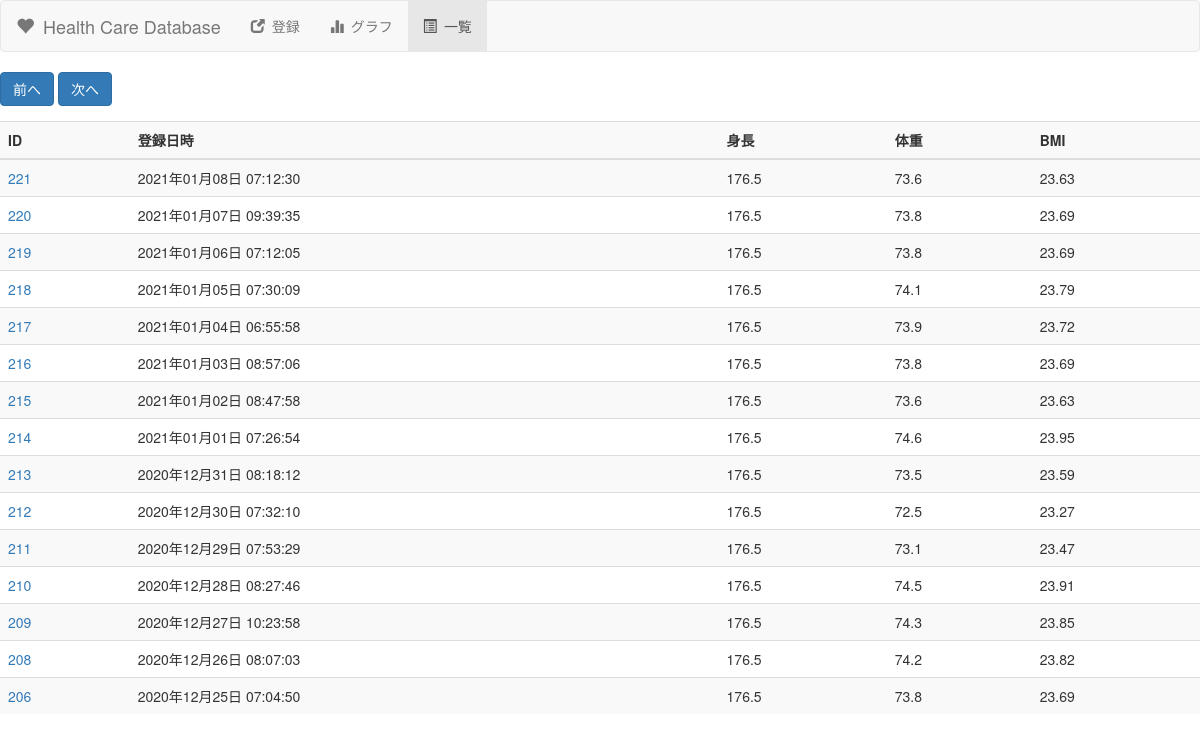
The app's page /, older data.
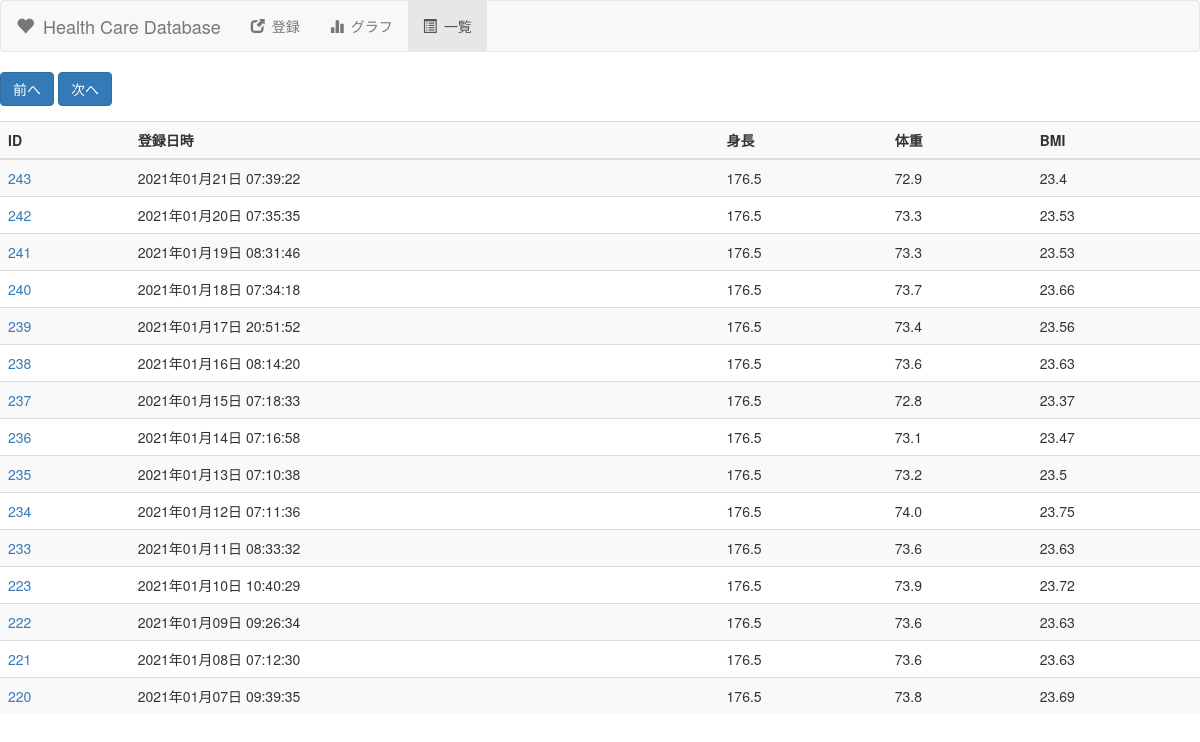
The same page, newer data.
### tables this page shows
CREATE TABLE health(
                          data_id INTEGER PRIMARY KEY AUTOINCREMENT
                        , regist_datetime TEXT
                        , height FLOAT
                        , weight FLOAT
                        , bmi FLOAT);

### web_health_manage.py (the view)
@app.route('/', methods=['GET'])
def get_index():
    return get_list()

### lib/com_db.py (called while the page is built)
    def select_range(self, limit, offset):
        conn = sqlite3.connect(self.db_file)
        curs = conn.cursor()
        select = '''SELECT
                          data_id
                        , strftime('%Y年%m月%d日 %H:%M:%S', regist_datetime)
                        , height
                        , weight
                        , bmi
                    FROM
                        health
                    ORDER BY
                        regist_datetime DESC
                    LIMIT ?
                    OFFSET ?'''
        curs.execute(select, (limit, offset))
        rows = curs.fetchall()
        curs.close()
        list = []
        for row in rows:
            health = Health(row[0], row[1], row[2], row[3], row[4])
            list.append(health)
        conn.close()
        return list

### web_health_manage.py (called while the page is built, shortened)
@app.route('/list', methods=['GET','POST'])
def get_list():
    page = 1
    LIMIT = 15
    offset = 0
    offset = page * LIMIT - LIMIT
    list = db_util.select_range(LIMIT, offset)
    return render_template('web_health_list.html', list=list, page=page)

### templates/web_health_list.html (shortened to what this page needs)
<!DOCTYPE html>
<html lang="ja">
	<head>
		<link href="https://maxcdn.bootstrapcdn.com/bootstrap/3.3.1/css/bootstrap.min.css" rel="stylesheet">
	</head>
    <body>
        <nav class="navbar navbar-default">
            <div class="container-fluid">
                <div class="navbar-header">
                    <a class="navbar-brand" href="/list"><span class="glyphicon glyphicon-heart" aria-hidden="true"></span>&ensp;Health Care Database</a>
                </div>
                <div class="collapse navbar-collapse" id="navbarHealth">
                    <ul class="nav navbar-nav">
                        <li><a href="/new"><span class="glyphicon glyphicon-new-window" aria-hidden="true"></span>&ensp;登録</a></li>
                        <li><a href="/graph"><span class="glyphicon glyphicon-stats" aria-hidden="true"></span>&ensp;グラフ</a></li>
                        <li class="active"><a href="#"><span class="glyphicon glyphicon-list-alt" aria-hidden="true"></span>&ensp;一覧</a></li>
                    </ul>
                </div>
            </div>
        </nav>
        <div class="table-responsive">
            <form method="post" action="/list" id="form1">
                <div class="form-group mb-2 form-inline">
                    <button type="submit" class="btn btn-primary mb-2" onclick="changeRange('before')">前へ</button>
                    <button type="submit" class="btn btn-primary mb-2" onclick="changeRange('next')">次へ</button>
                </div>
            </form>
            <table class="table table-striped">
                <thread>
                    <tr>
                        <th>ID</th>
                        <th>登録日時</th>
                        <th>身長</th>
                        <th>体重</th>
                        <th>BMI</th>
                    </tr>
                </thread>
                <tbody>
                    {% for health in list %}
                    <tr>
                        <td><a href="/detail/{{ health.data_id }}">{{ health.data_id }}</a></td>
                        <td>{{ health.regist_datetime }}</td>
                        <td>{{ health.height }}</td>
                        <td>{{ health.weight }}</td>
                        <td>{{ health.bmi }}</td>
                    </tr>
                    {% else %}
                        <td>no entry exist!</td>
                    {% endfor %}
                </tbody>
            </table>
        </div>
    </body>
</html>

Row changes from the older to the newer data that the page shows:
no longer on this page (row unchanged): health: data_id "219", regist_datetime "2021年01月06日 07:12:05", height "176.5", weight "73.8", bmi "23.69"
no longer on this page (row unchanged): health: data_id "218", regist_datetime "2021年01月05日 07:30:09", height "176.5", weight "74.1", bmi "23.79"
no longer on this page (row unchanged): health: data_id "217", regist_datetime "2021年01月04日 06:55:58", height "176.5", weight "73.9", bmi "23.72"
no longer on this page (row unchanged): health: data_id "216", regist_datetime "2021年01月03日 08:57:06", height "176.5", weight "73.8", bmi "23.69"
no longer on this page (row unchanged): health: data_id "215", regist_datetime "2021年01月02日 08:47:58", height "176.5", weight "73.6", bmi "23.63"
no longer on this page (row unchanged): health: data_id "214", regist_datetime "2021年01月01日 07:26:54", height "176.5", weight "74.6", bmi "23.95"
no longer on this page (row unchanged): health: data_id "213", regist_datetime "2020年12月31日 08:18:12", height "176.5", weight "73.5", bmi "23.59"
no longer on this page (row unchanged): health: data_id "212", regist_datetime "2020年12月30日 07:32:10", height "176.5", weight "72.5", bmi "23.27"
no longer on this page (row unchanged): health: data_id "211", regist_datetime "2020年12月29日 07:53:29", height "176.5", weight "73.1", bmi "23.47"
no longer on this page (row unchanged): health: data_id "210", regist_datetime "2020年12月28日 08:27:46", height "176.5", weight "74.5", bmi "23.91"
no longer on this page (row unchanged): health: data_id "209", regist_datetime "2020年12月27日 10:23:58", height "176.5", weight "74.3", bmi "23.85"
no longer on this page (row unchanged): health: data_id "208", regist_datetime "2020年12月26日 08:07:03", height "176.5", weight "74.2", bmi "23.82"
no longer on this page (row unchanged): health: data_id "206", regist_datetime "2020年12月25日 07:04:50", height "176.5", weight "73.8", bmi "23.69"
added health: data_id "243", regist_datetime "2021年01月21日 07:39:22", height "176.5", weight "72.9", bmi "23.4"
added health: data_id "242", regist_datetime "2021年01月20日 07:35:35", height "176.5", weight "73.3", bmi "23.53"
added health: data_id "241", regist_datetime "2021年01月19日 08:31:46", height "176.5", weight "73.3", bmi "23.53"
added health: data_id "240", regist_datetime "2021年01月18日 07:34:18", height "176.5", weight "73.7", bmi "23.66"
added health: data_id "239", regist_datetime "2021年01月17日 20:51:52", height "176.5", weight "73.4", bmi "23.56"
added health: data_id "238", regist_datetime "2021年01月16日 08:14:20", height "176.5", weight "73.6", bmi "23.63"
added health: data_id "237", regist_datetime "2021年01月15日 07:18:33", height "176.5", weight "72.8", bmi "23.37"
added health: data_id "236", regist_datetime "2021年01月14日 07:16:58", height "176.5", weight "73.1", bmi "23.47"
added health: data_id "235", regist_datetime "2021年01月13日 07:10:38", height "176.5", weight "73.2", bmi "23.5"
added health: data_id "234", regist_datetime "2021年01月12日 07:11:36", height "176.5", weight "74.0", bmi "23.75"
added health: data_id "233", regist_datetime "2021年01月11日 08:33:32", height "176.5", weight "73.6", bmi "23.63"
added health: data_id "223", regist_datetime "2021年01月10日 10:40:29", height "176.5", weight "73.9", bmi "23.72"
added health: data_id "222", regist_datetime "2021年01月09日 09:26:34", height "176.5", weight "73.6", bmi "23.63"
